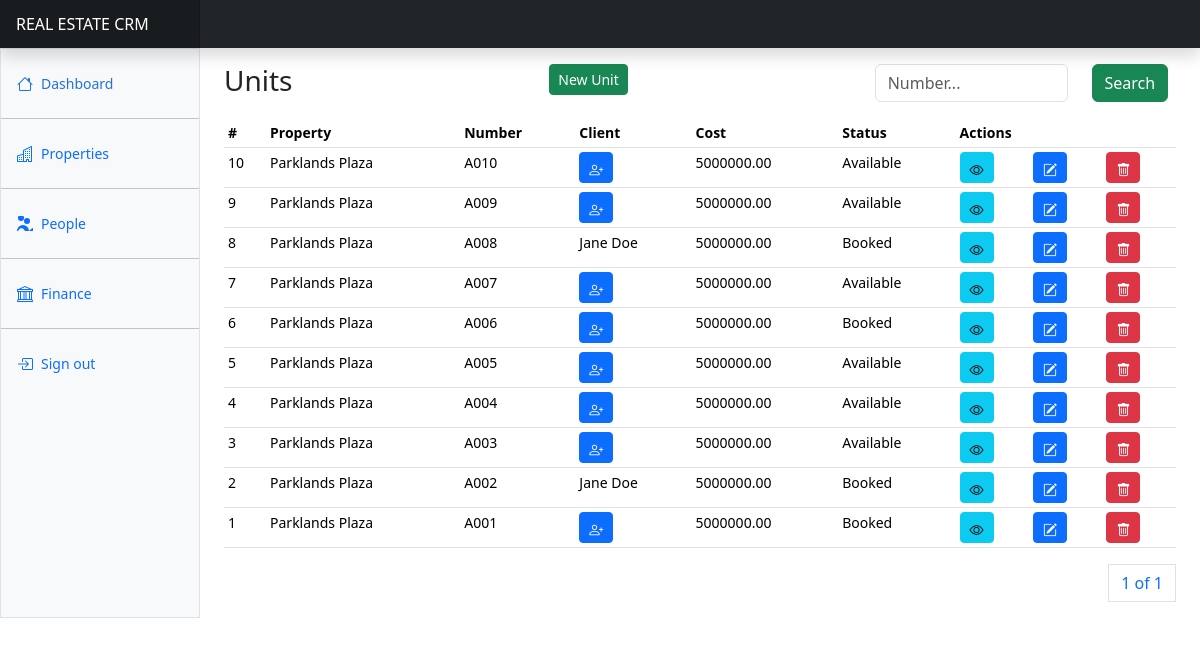
The page /properties/1/units/ (signed in) on the database its author committed.
### apps/properties/models.py (models this page shows, shortened)
class PropertyUnit(AbstractBaseModel):
    unit_number = models.CharField(max_length=255)
    property = models.ForeignKey(
        Property, on_delete=models.CASCADE, related_name="propertyunits"
    )
    client = models.ForeignKey("users.Client", related_name="clientunits", on_delete=models.SET_NULL, null=True)
    cost = models.DecimalField(max_digits=100, decimal_places=2, default=0)
    booking_fee = models.DecimalField(max_digits=100, decimal_places=2, default=0)
    deposit_fee = models.DecimalField(max_digits=100, decimal_places=2, default=0)
    unit_status = models.CharField(
        max_length=255, choices=UNIT_STATUSES, default="Available"
    )
    sold_by = models.ForeignKey("users.User", on_delete=models.SET_NULL, null=True)

class Property(AbstractBaseModel):
    name = models.CharField(max_length=255)
    property_type = models.CharField(max_length=255, choices=PROPERTY_TYPES)
    location = models.CharField(max_length=255)
    town = models.CharField(max_length=255, null=True)
    county = models.CharField(max_length=255, null=True)
    total_units = models.IntegerField(default=1)
    total_cost = models.DecimalField(max_digits=100, decimal_places=2)
    image = models.ImageField(upload_to="property_images/", null=True)
    title_deed = models.FileField(upload_to="property_title_deeds/", null=True)
    sold_out = models.BooleanField(default=False)
    booking_fee = models.DecimalField(max_digits=100, decimal_places=2, default=0)
    deposit_fee = models.DecimalField(max_digits=100, decimal_places=2, default=0)
    def __str__(self):
        return self.name

### apps/users/models.py (models this page shows)
class Client(AbstractBaseModel):
    name = models.CharField(max_length=255)
    email = models.EmailField(null=True)
    phone_number = models.CharField(max_length=255)
    id_number = models.CharField(max_length=255, null=True)
    kra_pin = models.CharField(max_length=255, null=True)
    gender = models.CharField(max_length=255)
    address = models.CharField(max_length=255, null=True)
    city = models.CharField(max_length=255, null=True)
    country = models.CharField(max_length=255, null=True)
    id_copy = models.FileField(upload_to="client_ids/", null=True)
    kra_certificate = models.FileField(upload_to="kra_cerificates/", null=True)
    photo = models.ImageField(upload_to="client_photos/", null=True)
    acquired_by = models.ForeignKey(User, on_delete=models.SET_NULL, null=True)
    def __str__(self):
        return self.name

### apps/properties/units/views.py (the view, shortened to what this page needs)
# urls.py: path("<int:id>/units/", units, name="units"),
@login_required(login_url="/users/login")
def units(request, id):
    property = Property.objects.get(id=id)
    clients = Client.objects.all()
    units = PropertyUnit.objects.filter(property=property).order_by("-created")
    paginator = Paginator(units, 10)
    page_number = request.GET.get("page")
    page_obj = paginator.get_page(page_number)
    context = {
        "property": property,
        "page_obj": page_obj,
        "unit_statuses": UNIT_STATUSES,
        "clients": clients,
    }
    return render(request, "properties/units/units.html", context)

### templates/properties/units/units.html (shortened to what this page needs)
{% extends "base.html" %}
{% block content %}
<div class="row">
  <div class="col">
    <h3>Units</h3>
  </div>
  <div class="col">
    <button class="btn btn-success btn-sm" data-bs-toggle="modal" data-bs-target="#newUnitModal{{property.id}}">New Unit</button>
  </div>
  <div class="col">
    <form method="POST">
      <div class="input-group mb-3">
        <div class="row">
          <div class="col-8">
            <input type="text" class="form-control" name="search_text" id="search_text" placeholder="Number..." >
          </div>
          <div class="col-4">
            <button class="btn btn-success">Search</button>
          </div>
        </div>
      </div>
    </form>
  </div>
</div>
<div class="row">
  <div class="table-responsive small">
    <table class="table table-sm">
      <thead>
        <tr>
          <th scope="col">#</th>
          <th scope="col">Property</th>
          <th scope="col">Number</th>
          <th scope="col">Client</th>
          <th scope="col">Cost</th>
          <th scope="col">Status</th>
          <th scope="col" colspan="3">Actions</th>
        </tr>
      </thead>
      <tbody>
        {% for unit in page_obj %}
        <tr>
          <td>{{unit.id}}</td>
          <td>{{unit.property}}</td>
          <td>{{unit.unit_number}}</td>
          <td>{% if unit.client %} {{unit.client}} {% else %} <a data-bs-toggle="modal" data-bs-target="#assignUnitModal{{ unit.id }}" class="btn btn-primary btn-sm"><i class="bi bi-person-plus"></i></a> {% endif %}</td>
          <td>{{unit.cost}}</td>
          <td>{{unit.unit_status}}</td>
          <td><a href="#" class="btn btn-info btn-sm" data-bs-toggle="modal" data-bs-target="#unitDetailsModal{{unit.id}}">
            <i class="bi bi-eye"></i>
          </a></td>
          <td><a class="btn btn-primary btn-sm" data-bs-toggle="modal" data-bs-target="#editUnitModal{{ unit.id }}">
            <i class="bi bi-pencil-square"></i>
          </a></td>
          <td><a class="btn btn-danger btn-sm" data-bs-toggle="modal" data-bs-target="#deleteUnitModal{{ unit.id }}">
            <i class="bi bi-trash"></i>
          </a></td>
        </tr>
        {% endfor %}
      </tbody>
    </table>
    <div>
      <nav aria-label="Page navigation example">
        <ul class="pagination justify-content-end">
          <a class="page-link" href="#">{{ page_obj.number }} of {{ page_obj.paginator.num_pages }}</a>
        </ul>
      </nav>
    </div>
  </div>
</div>
{% endblock content %}

### static/dashboard.css (style rules this page uses)
.bi { display: inline-block; width: 1rem; height: 1rem; }

### templates/base.html (style rules this page uses)
.bi { vertical-align: -.125em; fill: currentColor; }

### rows shown on the page
PropertyUnit: id "10", property "Parklands Plaza", unit_number "A010", cost "5000000.00", unit_status "Available"
PropertyUnit: id "9", property "Parklands Plaza", unit_number "A009", cost "5000000.00", unit_status "Available"
PropertyUnit: id "8", property "Parklands Plaza", unit_number "A008", client "Jane Doe", cost "5000000.00", unit_status "Booked"
PropertyUnit: id "7", property "Parklands Plaza", unit_number "A007", cost "5000000.00", unit_status "Available"
PropertyUnit: id "6", property "Parklands Plaza", unit_number "A006", cost "5000000.00", unit_status "Booked"
PropertyUnit: id "5", property "Parklands Plaza", unit_number "A005", cost "5000000.00", unit_status "Available"
PropertyUnit: id "4", property "Parklands Plaza", unit_number "A004", cost "5000000.00", unit_status "Available"
PropertyUnit: id "3", property "Parklands Plaza", unit_number "A003", cost "5000000.00", unit_status "Available"
PropertyUnit: id "2", property "Parklands Plaza", unit_number "A002", client "Jane Doe", cost "5000000.00", unit_status "Booked"
PropertyUnit: id "1", property "Parklands Plaza", unit_number "A001", cost "5000000.00", unit_status "Booked"

### other values the page prints
{{ page_obj.number }} "1"
{{ page_obj.paginator.num_pages }} "1"
